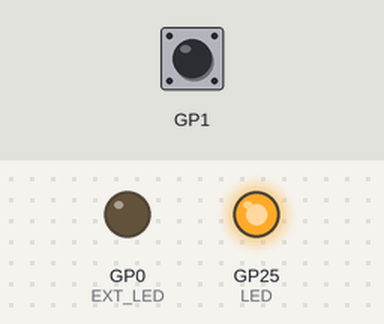
Bench run of a program on a simulated Raspberry Pi Pico running MicroPython. Shown: output pins drawn as LEDs (lit = HIGH). The inputs (shaded band) are chosen by the test bench; at power-on: GP1 HIGH. No MQTT or app messages arrive unless stated; what the program prints to the serial console is not drawn.

Above: at 3.3 s.
3.4 s: GP1 pulled LOW for 0.15 s
At 5.5 s:
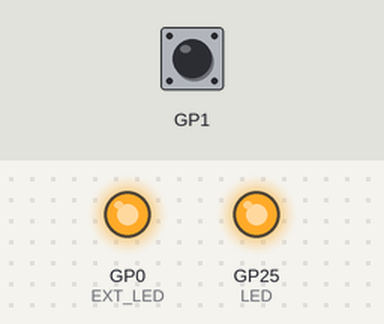
6.2 s: GP1 pulled LOW for 1 s
At 8.7 s:
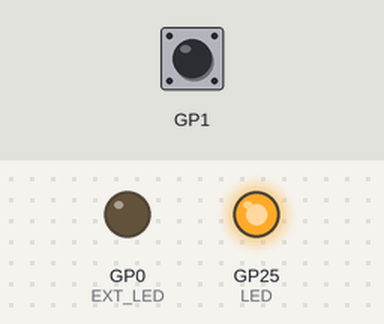
9.0 s: GP1 pulled LOW for 3.2 s
At 11.0 s:
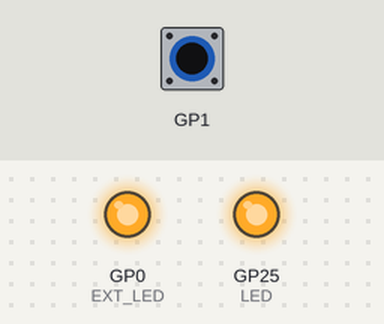
Timing chart, 0 to 12.5 s (numbered marks = the images above; inputs shaded):
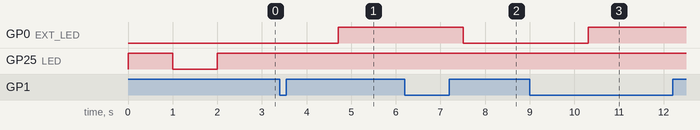

The program:

mqtt_client_button_pwm.py
```python
from machine import Pin, PWM
from fleet1 import Fleet1Client
import time
import json

# Sensors
LED = Pin(25, Pin.OUT)
EXT_LED = Pin(0, Pin.OUT)
PWM_LED = PWM(EXT_LED)
PWM_LED.freq(1_000)
last_on_percent = 1.0

CLIENT_ID = 'pico'
MQTT_USER = 'pico'
MQTT_PASS = 'password'

TOPICS = [
    'fleet1/interior/hall/overheadLight',
    'fleet1/interior/hall/toeLight'
    ]

def handle_message(topic,msg):
    print(f'Rec\'d {msg.decode()} on \'{topic.decode()}\'')

    if topic == b'fleet1/interior/hall/overheadLight':
        # Set the LED to "on" value
        val = json.loads(msg)['on']
        LED.value(val)
    if topic == b'fleet1/interior/hall/toeLight':
        # Set the LED to "on" value
        try:
            val = json.loads(msg)['on']
        except:
            print('Ignoring malformed JSON')
        else:
            fade_led(val)
    else:
        print(f'No handler for \'{topic.decode()}\'!')

last_time = 0
last_on_percent = 1
if __name__ == "__main__":
    client = Fleet1Client(CLIENT_ID, user=MQTT_USER, password=MQTT_PASS, topics=TOPICS, callback=handle_message)
    client.connect()

    def debounce(callback):
        global last_time
        current_time = time.ticks_ms()
        if (time.ticks_diff(current_time, last_time) > 500):
            last_time = current_time
            callback()

    def fade_led(target_percent):
        global last_on_percent
        current_duty = PWM_LED.duty_u16()
        end_duty = int(65_536 * target_percent)
        step = 1 if current_duty < end_duty else -1
        # Add step to end duty to make it an inclusive range
        for duty in range(current_duty, end_duty + step, step):
            PWM_LED.duty_u16(duty)
        # Save last ON state
        if target_percent > 0:
            last_on_percent = target_percent

    def toggle_pwm_led():
            global last_on_percent
            if PWM_LED.duty_u16() is not 0:
                fade_led(0)
                client.publish(b'pico/light2/', b'{"on": 0}')
            else:
                fade_led(last_on_percent)
                msg = json.dumps({ "on" : last_on_percent }).encode('utf-8')
                client.publish(b'pico/light2/', msg)

    def handle_pwm_button(pin):
        if (pin.value() == 0):
            debounce(toggle_pwm_led)

    # Create Button tuples
    buttons = [
        (1, handle_pwm_button)
    ]

    client.register_buttons(buttons)
    client.listen()
```

fleet1.py
```python
from machine import Pin, SPI
from mqtt import MQTTClient
import network
import time

class Fleet1Client:
    def __init__(
        self,
        client_id,
        user=None,
        password=None,
        topics=[],
        callback=None
    ):
        self.client = None
        self.mqtt_uri = '192.169.1.211'
        self.client_id = client_id
        self.user = user
        self.pswd = password
        self.topics = topics
        self.status_topic = f'fleet1/{client_id}/status'.encode('utf-8')
        self.connect_msg = b'{"connected": 1}'
        self.disconnect_msg = b'{"connected": 0}'
        self.keepalive = 60000
        self.callback=callback
        self.buttons = []

    def eth_init(self):
        led = Pin(25, Pin.OUT)
        spi = SPI(0, 2_000_000, mosi=Pin(19), miso=Pin(16), sck=Pin(18))
        nic = network.WIZNET5K(spi, Pin(17), Pin(20))
        nic.active(True)
        print(f'Connecting...')

        # Blink onboard LED while connecting
        while not nic.isconnected():
            led.value(1)
            time.sleep(1)
            led.value(0)
            time.sleep(1)

        local_ip = nic.ifconfig()[0]
        print(f'Joined network as {local_ip}!')
        # Turn LED on when connected
        led.value(1)

    def mqtt_connect(self):
        self.client = MQTTClient(self.client_id, self.mqtt_uri, user=self.user, password=self.pswd, keepalive=self.keepalive)

        # Establish disconnect message
        self.client.set_last_will(self.status_topic, self.disconnect_msg)

        try:
            self.client.connect()
        except MQTTException as e:
            print(e)
        else:
            print(f'Connected to MQTT broker @ {self.mqtt_uri}!')

        self.client.set_callback(self.callback)

        for topic in self.topics:
            print(f'Subscribed to {topic}...')
            self.client.subscribe(topic)

        return self.client

    def reconnect(self):
        print('Failed to connect to MQTT broker @ {self.mqtt_uri}. Reconnecting...')
        time.sleep(5)
        machine.reset()

    def publish(self, topic, msg):
        self.client.publish(topic, msg)

    def register_buttons(self, buttons):
        self.buttons = buttons

        # Register Buttons
        if self.buttons:
            for item in self.buttons:
                pin, handler = item
                button = Pin(pin, Pin.IN, Pin.PULL_UP)
                button.irq(trigger=Pin.IRQ_FALLING, handler=handler)

            count = len(self.buttons)
            label = 'button' if count is 1 else 'buttons'
            print('Registered', count, f'{label}...')

    def connect(self):
        self.eth_init()

        try:
            self.client = self.mqtt_connect()
        except OSError as e:
            self.reconnect()
        else:
            # Publish connect message
            self.client.publish(self.status_topic, self.connect_msg)

    def listen(self):
        print('Listening for messages...')
        while True:
            try:
                self.client.check_msg()
            except OSError as e:
                self.client.reconnect()

        self.client.disconnect()
```

Measured:
- after the input at 3.4 s, GP0 (EXT_LED): LOW → HIGH after 1.3 s
- after the input at 6.2 s, GP0 (EXT_LED): HIGH → LOW after 1.3 s
- after the input at 9.0 s, GP0 (EXT_LED): LOW → HIGH after 1.3 s
